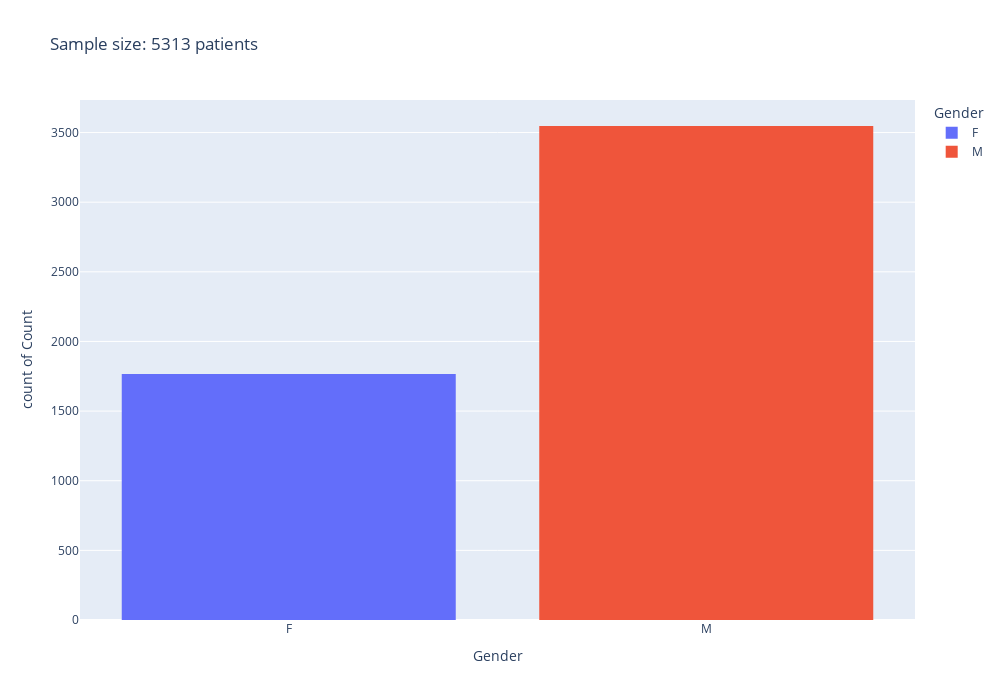

The notebook cell saved with this chart:
### Markdown cell above
## Patients by Gender

### Code cell
total = sum(temp_gender['Count'])
fig = px.histogram(temp_gender, x = 'Gender', y = 'Count', 
                   title = 'Sample size: {} patients'.format(total), color = 'Gender', width = 1000, height = 700)
fig.show()

### Figure 1 — Plotly figure (JSON) as saved in the notebook; plotly's stock layout.template omitted (floating-point values rounded to 4 significant figures; data arrays with more than 128 entries replaced by an {"elided": "..."} marker saying what was removed)
{"data": [{"alignmentgroup": "True", "bingroup": "x", "hovertemplate": "Gender=%{x}<br>count of Count=%{y}<extra></extra>", "legendgroup": "F", "marker": {"color": "#636efa"}, "name": "F", "offsetgroup": "F", "orientation": "v", "showlegend": true, "type": "histogram", "x": {"elided": "1766 str values"}, "xaxis": "x", "y": {"elided": "1766 int values"}, "yaxis": "y"}, {"alignmentgroup": "True", "bingroup": "x", "hovertemplate": "Gender=%{x}<br>count of Count=%{y}<extra></extra>", "legendgroup": "M", "marker": {"color": "#EF553B"}, "name": "M", "offsetgroup": "M", "orientation": "v", "showlegend": true, "type": "histogram", "x": {"elided": "3547 str values"}, "xaxis": "x", "y": {"elided": "3547 int values"}, "yaxis": "y"}], "layout": {"barmode": "relative", "height": 700, "legend": {"title": {"text": "Gender"}, "tracegroupgap": 0}, "title": {"text": "Sample size: 5313 patients"}, "width": 1000, "xaxis": {"anchor": "y", "categoryarray": ["F", "M"], "categoryorder": "array", "domain": [0, 1], "title": {"text": "Gender"}}, "yaxis": {"anchor": "x", "domain": [0, 1], "title": {"text": "count of Count"}}}}
